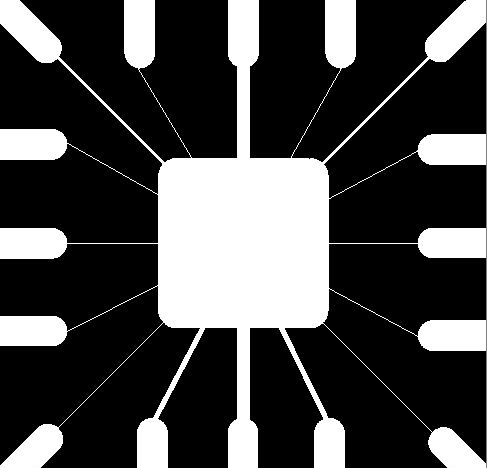
#> input picture Imgs/exp5.jpg, 487 x 468 px
$ python 5.2.py
#> lines starting #> are read from the running program, lines starting #| are printed output that depends on the picture
import cv2 as cv
import numpy as np
import matplotlib.pyplot as plt

image = cv.imread("../Imgs/exp5.jpg")
#> image is the input picture: shape (468, 487, 3); min 0, max 255, mean 71.5
k = np.ones((3, 3), np.uint8)
img = cv.morphologyEx(image, cv.MORPH_GRADIENT, k)
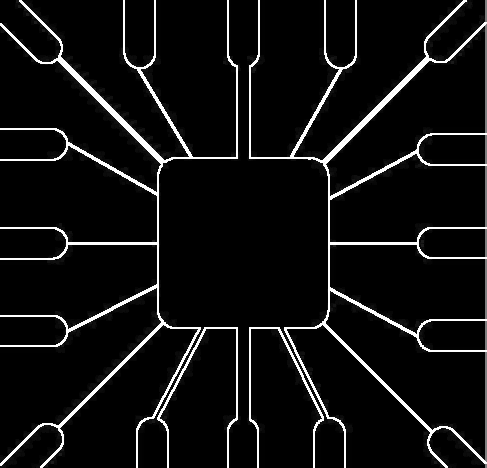
#> img: shape (468, 487, 3); min 0, max 255, mean 16.9
# cv.imshow("image", image)
# cv.imshow("morphologyEx", img)
plt.subplot(121)
plt.imshow(image, cmap="gray")
plt.title('original image')

plt.subplot(122)
plt.imshow(img, cmap='gray')
plt.title('side')

plt.show()
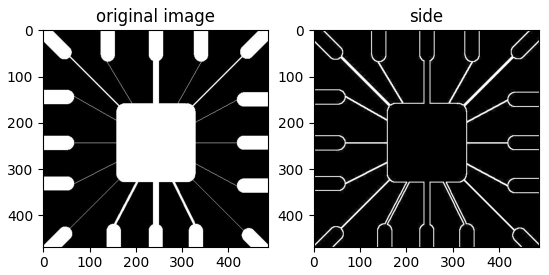
#> figure drawn by matplotlib, 2 panels

# cv.waitKey()
# cv.destroyAllWindows()

$ run again, with Imgs/fingerprint.jpg copied over Imgs/exp5.jpg
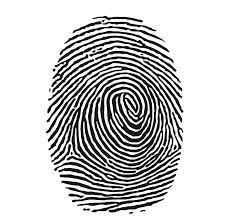
#> input picture Imgs/fingerprint.jpg, 229 x 220 px
#> image is the input picture: shape (220, 229, 3); mean B, G, R 199.7, 199.8, 200.3
#> `img = cv.morphologyEx(image, cv.MORPH_GRADIENT, k)`:
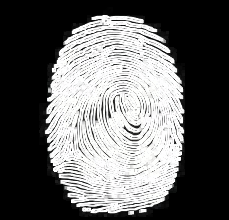
#> img: shape (220, 229, 3); mean B, G, R 101.4, 101.5, 101.4
#> `plt.show()`:
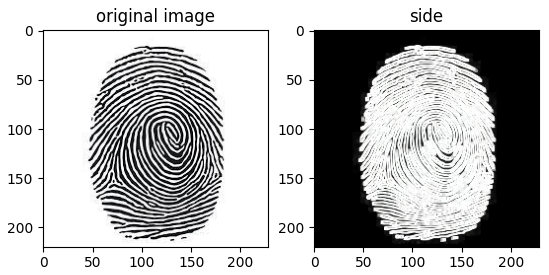
#> figure drawn by matplotlib, 2 panels; B, G, R data is drawn as R, G, B
